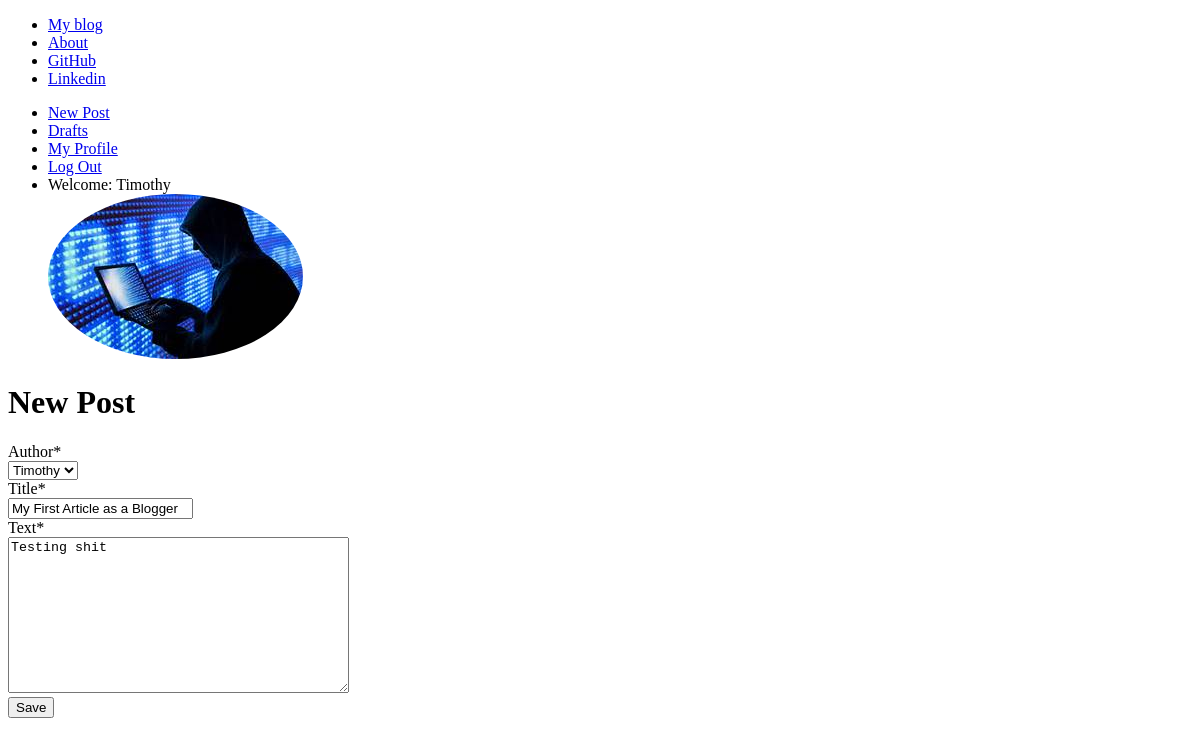
/post/40/edit (signed in), run on the app's committed database.
### User_Registration_App/models.py (models this page shows, shortened)
class UserProfile(models.Model):
    user = models.OneToOneField(User, on_delete = models.CASCADE)
    picture = models.ImageField(default = "profile_pics/cehhhh.jpg", upload_to = "profile_pics")

### Blog_App/models.py (models this page shows, shortened)
class Post(models.Model):
    author = models.ForeignKey('auth.User', on_delete=models.CASCADE)
    title = models.CharField(max_length=200)
    text = models.TextField()
    create_date = models.DateTimeField(default=timezone.now)
    published_date = models.DateTimeField(blank=True, null=True)

### Blog_App/views.py (the view)
# urls.py: path('post/<int:pk>/edit', views.PostUpdateView.as_view(), name='post_update'),
class PostUpdateView(LoginRequiredMixin, UserPassesTestMixin, UpdateView):
    redirect_field_name = 'Blog_App/post_detail.html'
    form_class = PostForm
    model = Post
    def test_func(self):
        post_object = self.get_object()
        if self.request.user == post_object.author:
            return True
        else:
            return False

### Blog_App/forms.py
class PostForm(forms.ModelForm):
    class Meta():
        model = Post
        fields = ('author', 'title', 'text')
        widgets = {
            'title':forms.TextInput(attrs={'class':'textinputclass'}),
            'text':forms.Textarea(attrs={'class':'editable medium-editor-textarea postcontent'})
        }

### Blog_App/templates/Blog_App/post_form.html (shortened to what this page needs)
{% extends "Blog_App/base.html" %}
{% load crispy_forms_tags %}
{% block content %}
  <h1>New Post</h1>
  <form class="post-form" method="post">{% csrf_token %}
      {{form|crispy}}
      <button type="submit" class="save btn btn-default">Save</button>
  </form>
  {% endblock %}

### Blog_App/templates/Blog_App/base.html (shortened to what this page needs)
<!DOCTYPE html>
{% load staticfiles %}
<html lang="en" dir="ltr">
  <head>
      <link rel="stylesheet" href="{% static 'css/Blog_App.css' %}">
  </head>
  <body class="loader">
    <div class="jumbotron">
      <ul class="nav navbar-nav">
        <li><a href="{% url 'Blog_App:post_list' %}">My blog</a></li>
        <li><a href="{% url 'Blog_App:about' %}">About</a></li>
        <li><a target="_blank" href="https://github.com/Timothy-py/Blog_Project.git">GitHub</a></li>
        <li><a target="_blank" href="https://www.linkedin.com">Linkedin</a></li>
      </ul>
      {% if user.is_authenticated %}
      <ul class="nav navbar-nav navbar-right">
        <li>
          <a href="{% url 'Blog_App:post_new' %}">New Post</a>
        </li>
        <li>
          <a href="{% url 'Blog_App:post_draft_list' %}">Drafts</a>
        </li>
        <li>
          <a href="{% url 'Blog_App:profile' pk=user.pk %}">My Profile</a>
        </li>
        <li><a href="{% url 'logout' %}">Log Out</a></li>
        <li>
          <a>Welcome: {{user.username}}</a>
        </li>
          <div class="profile_pics">
            <img style="border-radius:50%" src="{{user.userprofile.picture.url}}" alt="profile picture">
          </div>
          {% else %}
            <li> <a class="nav navbar-right"  href="{% url 'login' %}"> <span class="glyphicon glyphicon-user">Login</span> </a> </li>
            <li> <a href="{% url 'register' %}">Sign Up</a> </li>
      </ul>
      {% endif %}
    </div>
    <div class="content container">
      <div class="row">
        <div class="col-md-8">
          <div class="blog_posts">
            {% block content %}
            {% endblock %}
          </div>
        </div>
      </div>
    </div>
  </body>
</html>

### Blog_App/static/css/Blog_App.css (style rules this page uses)
.loader { filter: hue-rotate(0deg); color: linear-gradient(45deg,#0f8,#08f); animation: hue 10000ms infinite linear; }

### data on the page
Post: author "Timothy", title "My First Article as a Blogger", text "Testing shit"

### other printed values
{{ user.username }} "Timothy"
